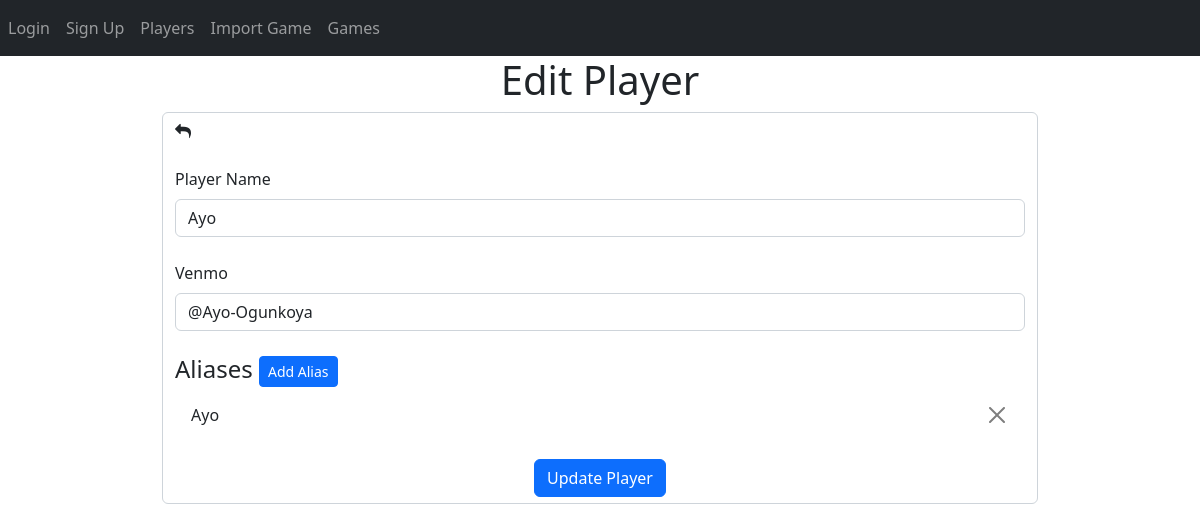
The app's page /edit_player?player_id=5 with its own data.
### website/models.py (models this page shows)
class Player(db.Model):
	id = db.Column(db.Integer, primary_key=True)
	name = db.Column(db.String(150), unique=True)
	venmo = db.Column(db.String(300))
	email = db.Column(db.String(300))
	games_played = db.Column(db.Integer, default=0)
	aliases = db.relationship('Alias', backref='player')

class Alias(db.Model):
	id = db.Column(db.Integer, primary_key=True)
	alias = db.Column(db.String(150), unique=True)
	player_id = db.Column(db.Integer, db.ForeignKey('player.id'))

### website/views.py (the view, shortened to what this page needs)
@views.route('/edit_player', methods=['GET','POST'])
def edit_player():
	player_id = request.args.get('player_id')
	if not player_id:
		flash("That user does not exist.", category="error")
		return redirect(url_for('views.players'))
	player = Player.query.filter_by(id=player_id).first()
	if not player:
		flash("That player does not exist.", category="error")
		return redirect(url_for('views.players'))
	return render_template("edit_player.html", user=current_user, player=player)

### website/templates/edit_player.html (shortened to what this page needs)
{% extends "base.html" %}
{% block content %}
<h1 align="center">Edit Player</h1>
<form method="POST">
	<div class="form-control mb-3">
	<a href="{{url_for('views.players')}}" class="nav-item nav-link"><i  class="fa fa-reply" aria-hidden="true"></i></a><br/>
	<label for="player_name" class="form-label">Player Name</label>
	<input type="text" name="player_name" id="player_name" class="form-control" value="{{ player.name }}"></input>
	<br/>
	<label for="player_venmo" class="form-label">Venmo</label>
	<input type="text" name="player_venmo" id="player_venmo" class="form-control" value="{{ player.venmo }}"></input>
	<br/>
	<h4>Aliases <button type="button" class="btn btn-primary btn-sm"  data-bs-toggle="modal" data-bs-target="#addAliasModal"  data-bs-player-name="{{ player.name }}">Add Alias</button></h4>
	<ul class="list-group list-group-flush" id="notes">
		{% for alias in player.aliases %}
		<li class="list-group-item">{{ alias.alias }}
			<button type="button" class="btn-close float-end" onClick="deleteAlias({{alias.id}},{{player.id}})"></button>
		</li>
		{% endfor %}
	</ul>
	<br/>
	<div align="center">
		<button type="submit" id="player-submit" name="player-submit" class="btn btn-primary">Update Player</button>
	</div>
	</div>
</form>
{% endblock %}

### records on screen
Player: player_name "Ayo", player_venmo "@Ayo-Ogunkoya"
Alias: alias "Ayo"
